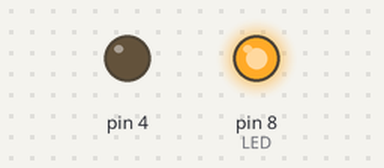
Recording of a sketch running on a simulated Arduino Uno, built with avr-gcc and run on an emulated ATmega328P. Parts: output pins drawn as LEDs (lit = HIGH). What the sketch prints to the serial monitor is not drawn.

Above: at 0.2 s.
At 6.5 s:
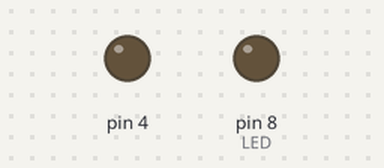
Timing chart, 0 to 8.1 s (numbered marks = the images above):
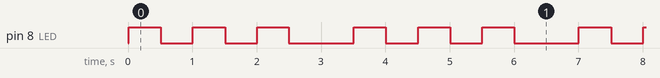

The sketch:

16-USART_Synchronous_Transmitter.ino
```cpp
/*
* Learning AVR with Arduino
* Lesson: USART Synchronous Mode, Transmitter
* Author: Morgan
* Date: 15/August/2020
* IDE: Arduino 1.8.13
*
* send data to receiver
*
* UBRR formula for USART synchronous mode
* UBRR = F_CPU / (2*Baud_rate) - 1
*
* Arduino UNO (Transmitter) --------> Arduino UNO (Receiver)
* TxD/PD1/pin 1                       RxD/PD0/pin 0
* RxD/PD0/pin 0                       TxD/PD1/pin 1
* XCK/PD4/pin 4                       XCK/PD4/pin 4
* PB0/pin 8 connect to LED            PB0~PB3/pin 8,9,10,11 connect to LED
*/

#include<avr/io.h>
#include<avr/interrupt.h>
#include<util/delay.h>

#define F_CPU 16000000UL
#define Baud_rate 9600UL                          // Baud Rate 9600 bps
#define UBRR (F_CPU/(2*Baud_rate)-1)

void USART_Syn_setup(){
  UCSR0B = 0;
  UCSR0C = 0;
  UBRR0L = UBRR;
  UBRR0H = (UBRR>>8);                              // set Baud rate as 9600 bps
  UCSR0B = (1<<TXCIE0)|(1<<TXEN0);                 // enable transmit and transmit complete interrupt
  UCSR0C = (1<<UMSEL00)|(1<<UCSZ01)|(1<<UCSZ00);   // set synchronous mode,1 stop bit,no parity,8 bits data,
  sei();
}

void USART_transmit_byte(unsigned char data){
  while( !(UCSR0A & (1<<UDRE0)));                  // wait until UDRE is empty
  UDR0 = data;                                     // push data into UDR and send to receiver
}

ISR(USART_TX_vect){
  PORTB ^= (1<<PB0);                               // toggle LED while receive complete
}

int main(){
  DDRD |= (1<<PD4);                                // set PORTD4/XCK as output
  DDRB |= (1<<PB0);                                // set PORTB0 as output,it connects to LED
  PORTB &= ~(1<<PB0);                              // turn off LED
  USART_Syn_setup();

  unsigned char mydata[5]={0,0x01,0x03,0x07,0x0F}; // test data
  unsigned int index = 0;                          // index for test data array
  while(1){
    for(unsigned int i=0;i<5;i++){
      USART_transmit_byte(mydata[index]);          // send data
      index++;
      _delay_ms(500);
    }
    index = 0;
    PORTB &= ~(1<<PB0);                            // turn off LED
    _delay_ms(1000);
  }
}
```

Measured:
- by itself, pin 8 (LED): repeats every 3.5 s: LOW 0.50 s, HIGH 0.50 s, LOW 0.50 s, HIGH 0.49 s, LOW 1.0 s, HIGH 0.50 s
- by itself, everything shown: repeats every 3.5 s, in 6 steps
